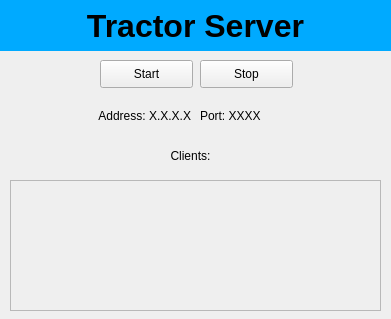
<?xml version="1.0" encoding="UTF-8"?>
<ui version="4.0">
 <class>MainWindow</class>
 <widget class="QMainWindow" name="MainWindow">
  <property name="geometry">
   <rect>
    <x>0</x>
    <y>0</y>
    <width>391</width>
    <height>319</height>
   </rect>
  </property>
  <property name="windowTitle">
   <string>MainWindow</string>
  </property>
  <widget class="QWidget" name="centralwidget">
   <widget class="QPushButton" name="start_button">
    <property name="geometry">
     <rect>
      <x>100</x>
      <y>60</y>
      <width>93</width>
      <height>28</height>
     </rect>
    </property>
    <property name="font">
     <font>
      <pointsize>9</pointsize>
     </font>
    </property>
    <property name="text">
     <string>Start</string>
    </property>
   </widget>
   <widget class="QPushButton" name="stop_button">
    <property name="geometry">
     <rect>
      <x>200</x>
      <y>60</y>
      <width>93</width>
      <height>28</height>
     </rect>
    </property>
    <property name="font">
     <font>
      <pointsize>9</pointsize>
     </font>
    </property>
    <property name="text">
     <string>Stop</string>
    </property>
   </widget>
   <widget class="QLabel" name="title">
    <property name="geometry">
     <rect>
      <x>0</x>
      <y>0</y>
      <width>391</width>
      <height>51</height>
     </rect>
    </property>
    <property name="font">
     <font>
      <pointsize>24</pointsize>
      <weight>75</weight>
      <bold>true</bold>
     </font>
    </property>
    <property name="autoFillBackground">
     <bool>false</bool>
    </property>
    <property name="styleSheet">
     <string notr="true">background-color: rgb(0, 170, 255);</string>
    </property>
    <property name="text">
     <string>Tractor Server</string>
    </property>
    <property name="alignment">
     <set>Qt::AlignCenter</set>
    </property>
   </widget>
   <widget class="QLabel" name="address_label">
    <property name="geometry">
     <rect>
      <x>60</x>
      <y>100</y>
      <width>131</width>
      <height>31</height>
     </rect>
    </property>
    <property name="font">
     <font>
      <pointsize>9</pointsize>
     </font>
    </property>
    <property name="text">
     <string>Address: X.X.X.X</string>
    </property>
    <property name="alignment">
     <set>Qt::AlignRight|Qt::AlignTrailing|Qt::AlignVCenter</set>
    </property>
   </widget>
   <widget class="QLabel" name="port_label">
    <property name="geometry">
     <rect>
      <x>200</x>
      <y>100</y>
      <width>131</width>
      <height>31</height>
     </rect>
    </property>
    <property name="font">
     <font>
      <pointsize>9</pointsize>
     </font>
    </property>
    <property name="text">
     <string>Port: XXXX</string>
    </property>
   </widget>
   <widget class="QLabel" name="clients_label">
    <property name="geometry">
     <rect>
      <x>90</x>
      <y>140</y>
      <width>201</width>
      <height>31</height>
     </rect>
    </property>
    <property name="font">
     <font>
      <pointsize>9</pointsize>
     </font>
    </property>
    <property name="text">
     <string>Clients:</string>
    </property>
    <property name="alignment">
     <set>Qt::AlignCenter</set>
    </property>
   </widget>
   <widget class="QScrollArea" name="clients_area">
    <property name="geometry">
     <rect>
      <x>10</x>
      <y>180</y>
      <width>371</width>
      <height>131</height>
     </rect>
    </property>
    <property name="widgetResizable">
     <bool>true</bool>
    </property>
    <widget class="QWidget" name="scrollAreaWidgetContents">
     <property name="geometry">
      <rect>
       <x>0</x>
       <y>0</y>
       <width>369</width>
       <height>129</height>
      </rect>
     </property>
     <widget class="QLabel" name="clients_list">
      <property name="geometry">
       <rect>
        <x>10</x>
        <y>10</y>
        <width>351</width>
        <height>111</height>
       </rect>
      </property>
      <property name="text">
       <string/>
      </property>
      <property name="alignment">
       <set>Qt::AlignLeading|Qt::AlignLeft|Qt::AlignTop</set>
      </property>
     </widget>
    </widget>
   </widget>
  </widget>
 </widget>
 <resources/>
 <connections/>
</ui>
